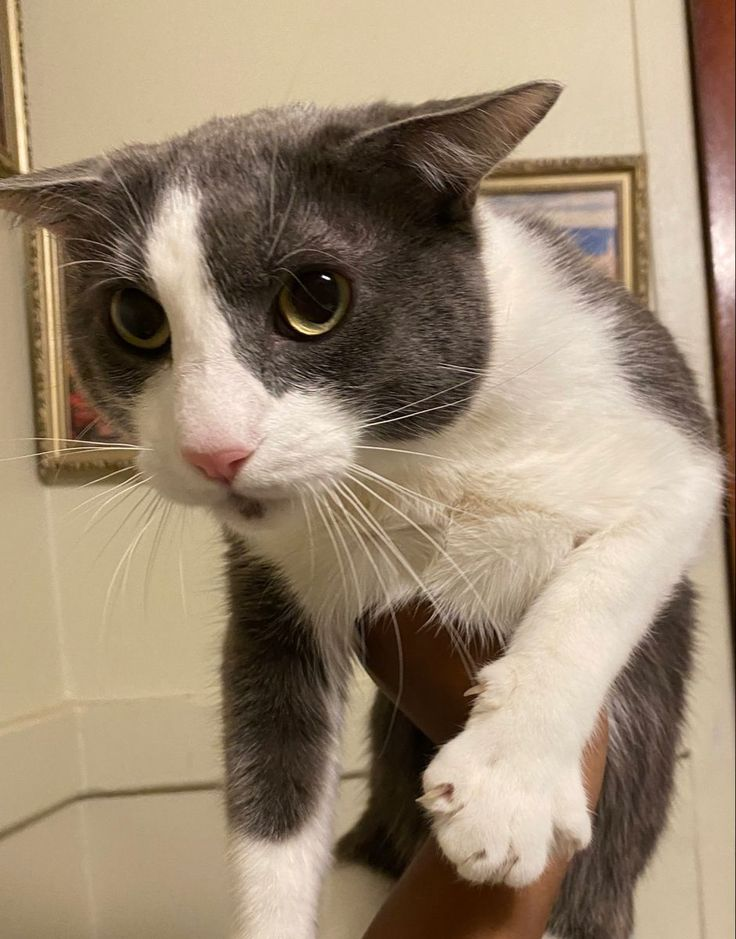
#> input picture learning/images/cat2.jpg, 736 x 939 px; its folder holds 4 pictures in this run
$ python image_gradient.py   (older library calls are emulated)
#> lines starting #> are read from the running program, lines starting #| are printed output that depends on the picture
import os, cv2
import matplotlib.pyplot as plt
import numpy as np

def image_gradient(input_name):
#> called with input_name = 'cat2.jpg'
    root = os.getcwd()
    input_path = os.path.join(root, "images", input_name)

    image = cv2.imread(input_path)
#> image is the input picture: shape (939, 736, 3); mean B, G, R 114.8, 137.4, 155.8
    image_rgb = cv2.cvtColor(image, cv2.COLOR_BGR2RGB)
    image_gray = cv2.cvtColor(image, cv2.COLOR_BGR2GRAY)
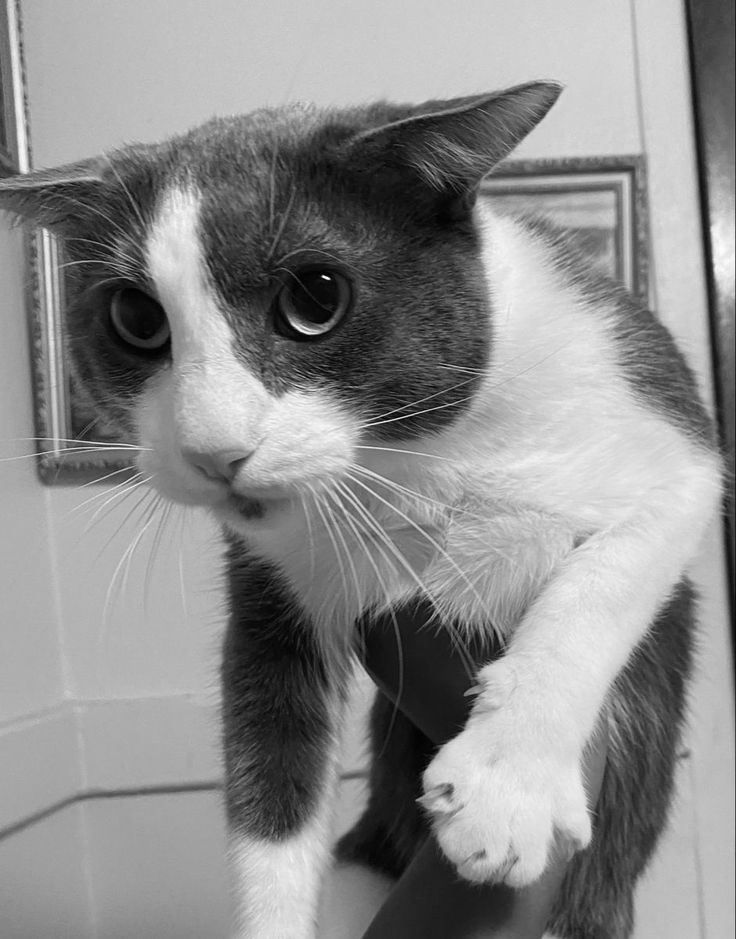
#> image_gray: shape (939, 736); min 0, max 254, mean 140.3

    kernel_size = 25

    plt.figure()
    plt.subplot(221)
    plt.imshow(image_gray, cmap = "gray")

    plt.subplot(222)
    laplacian_image = cv2.Laplacian(image_gray, cv2.CV_64F, ksize = kernel_size)
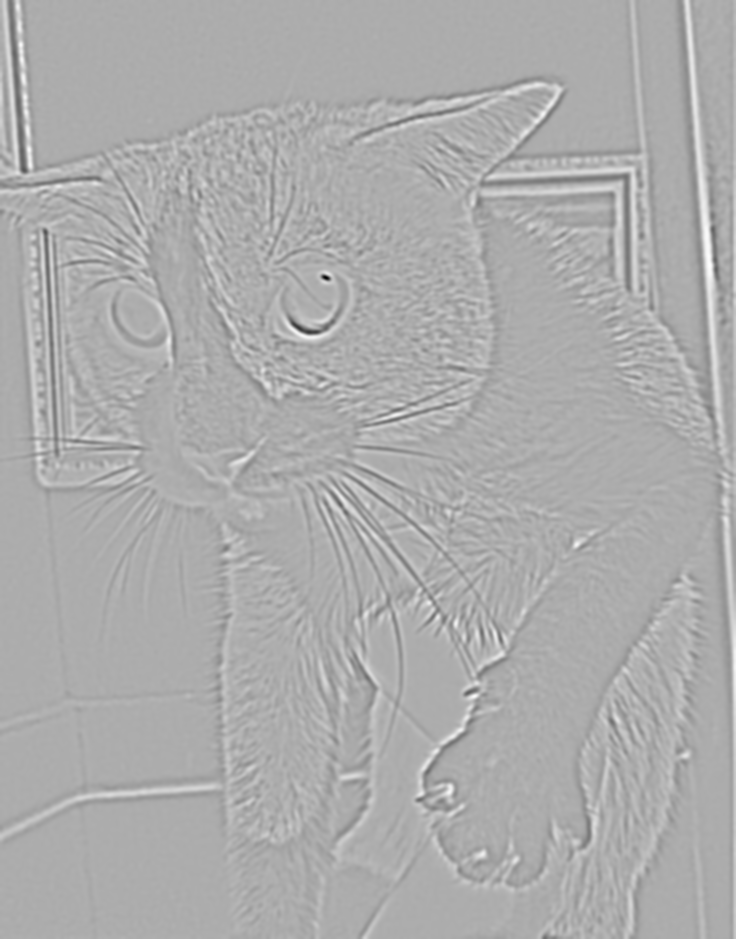
#> laplacian_image: shape (939, 736) float64; min -1.28e+15, max 6.08e+14, mean 1.19e+11; drawn with min black and max white
    plt.imshow(laplacian_image, cmap = "gray")

    kx, ky = cv2.getDerivKernels(1, 0, 3)
    print(ky@kx.T)


    plt.subplot(223)


    plt.show()
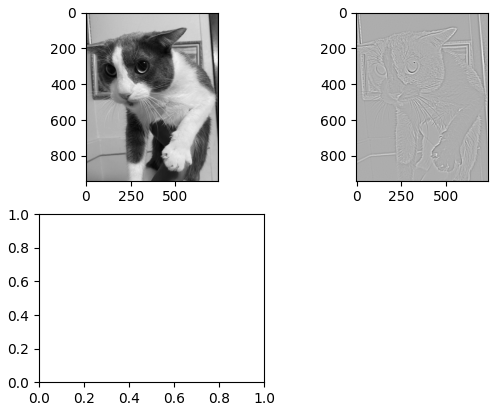
#> figure drawn by matplotlib, 2 panels

def main():
    image_gradient("cat2.jpg")

if __name__ == "__main__":
    main()
